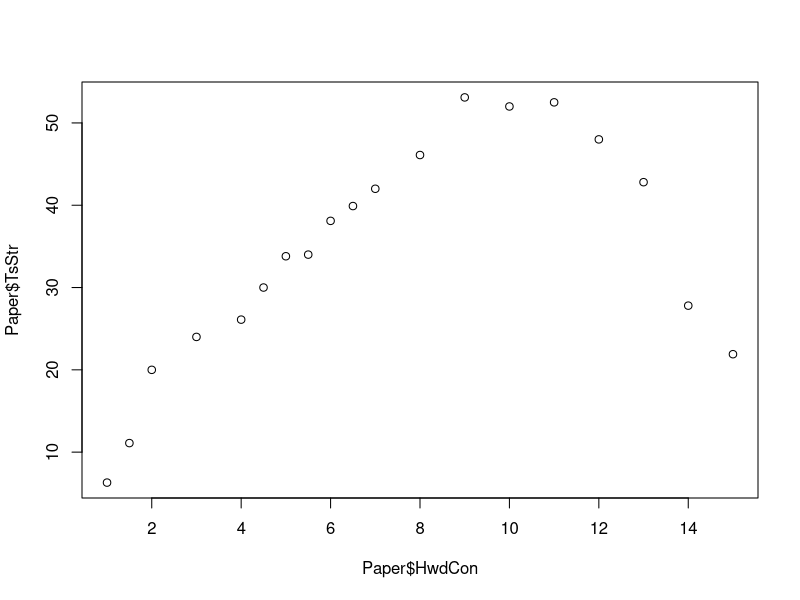
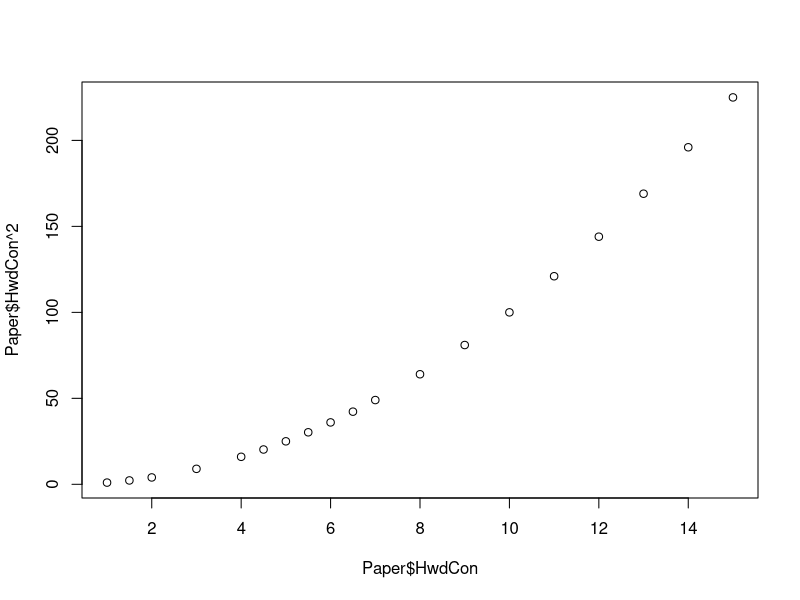
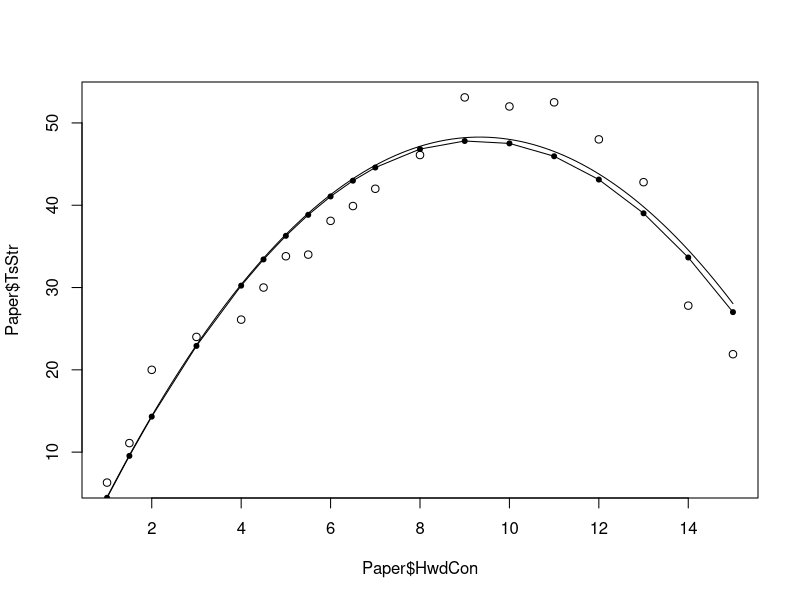
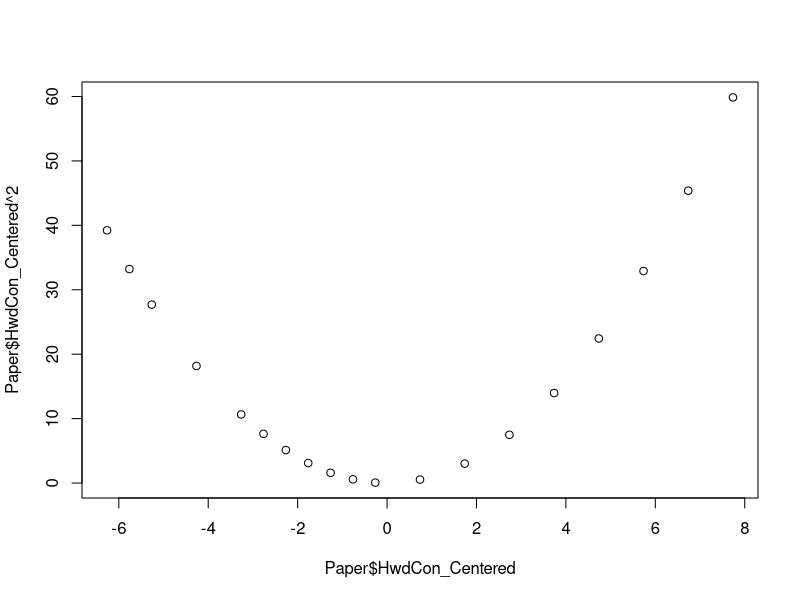
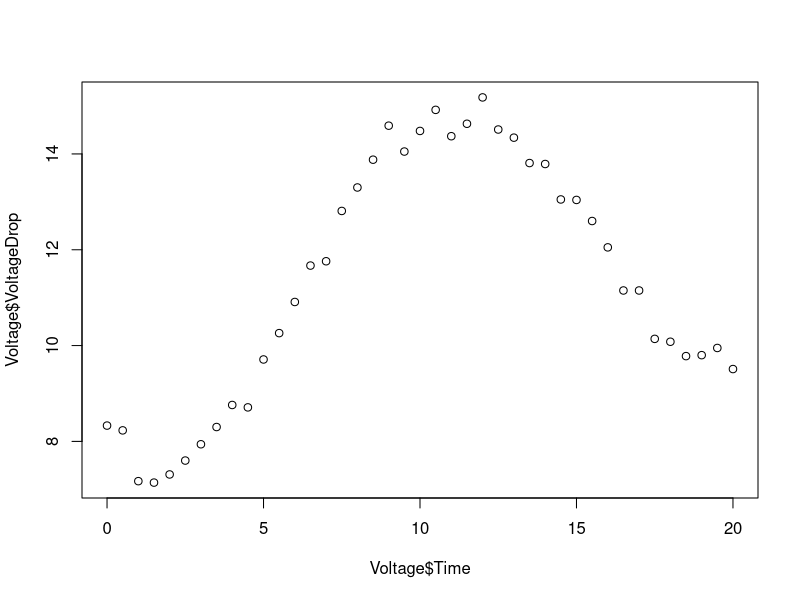
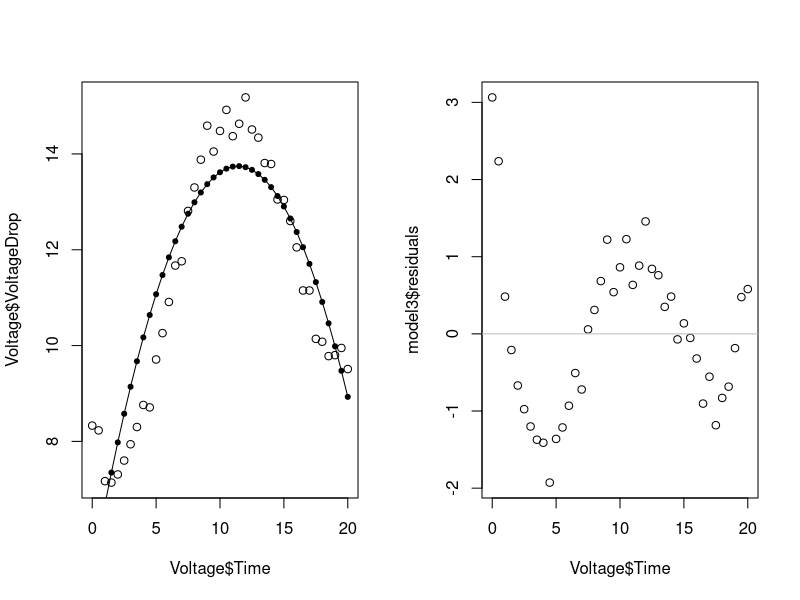
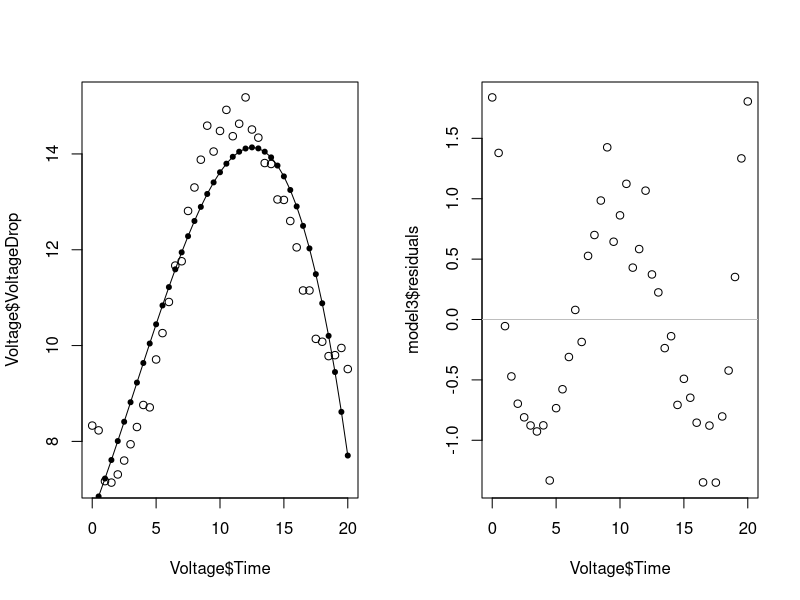
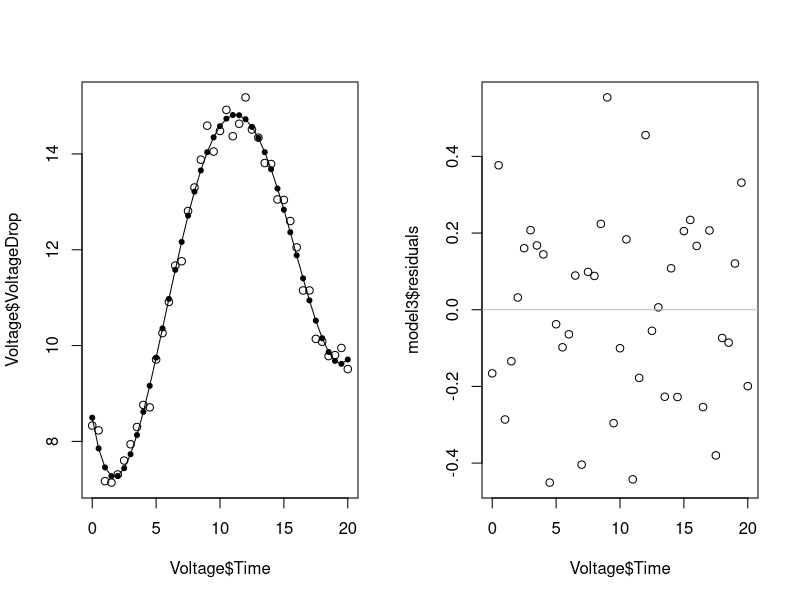

The R script that drew these images, in order:
rm(list=ls())
Paper <- read.csv("data-ex-7-1-(Hardwood).csv",h=T)
plot(Paper$HwdCon,Paper$TsStr)
# fit polynomial regression with order 2 note the function I()
model1 <- lm(Paper$TsStr ~ Paper$HwdCon+ I(Paper$HwdCon^2) ) 
summary(model1)
library(car)
vif(model1)
cor(Paper$HwdCon, Paper$HwdCon^2)
plot(Paper$HwdCon, Paper$HwdCon^2)
# plot data
plot(Paper$HwdCon,Paper$TsStr)
curve(-6.6+11.76*x-0.63*x^2,add=TRUE)
# plot the fitted values using dots
points(Paper$HwdCon,model1$fitted.values,pch=20)

# plot the fitted values using a line
points(Paper$HwdCon,model1$fitted.values,type="l")

# center the observations
Paper$HwdCon_Centered=Paper$HwdCon-mean(Paper$HwdCon)
model2 <- lm(Paper$TsStr ~ Paper$HwdCon_Centered+ I(Paper$HwdCon_Centered^2) ) 
summary(model2)
library(car)
vif(model2)
cor(Paper$HwdCon_Centered, Paper$HwdCon_Centered^2)
plot(Paper$HwdCon_Centered, Paper$HwdCon_Centered^2)

# example 7.2
Voltage <- read.csv("data-ex-7-2-(Voltage-Drop).csv",h=T)
# visualize data
plot(Voltage$Time,Voltage$VoltageDrop)
# build polynomial regression
model3=lm(Voltage$VoltageDrop~Voltage$Time+I(Voltage$Time^2))
# plot fitted values
par(mfrow=c(1,2))
plot(Voltage$Time,Voltage$VoltageDrop)
points(Voltage$Time,model3$fitted.values,pch=20)
points(Voltage$Time,model3$fitted.values,type="l")
plot(Voltage$Time,model3$residuals)
abline(h=0,col="grey")
# build polynomial regression
model3=lm(Voltage$VoltageDrop~Voltage$Time+I(Voltage$Time^2)+I(Voltage$Time^3))
par(mfrow=c(1,2))
plot(Voltage$Time,Voltage$VoltageDrop)
points(Voltage$Time,model3$fitted.values,pch=20)
points(Voltage$Time,model3$fitted.values,type="l")
plot(Voltage$Time,model3$residuals)
abline(h=0,col="grey")
# build polynomial regression
model3=lm(Voltage$VoltageDrop~Voltage$Time+I(Voltage$Time^2)+I(Voltage$Time^3)+I(Voltage$Time^4))
par(mfrow=c(1,2))
plot(Voltage$Time,Voltage$VoltageDrop)
points(Voltage$Time,model3$fitted.values,pch=20)
points(Voltage$Time,model3$fitted.values,type="l")
plot(Voltage$Time,model3$residuals)
abline(h=0,col="grey")





# example 7.2
Voltage <- read.csv("data-ex-7-2-(Voltage-Drop).csv",h=T)
# visualize data
plot(Voltage$Time,Voltage$VoltageDrop)
# build polynomial regression
model3=lm(Voltage$VoltageDrop~Voltage$Time+I(Voltage$Time^2))
# plot fitted values
points(Voltage$Time,model3$fitted.values,pch=20)
points(Voltage$Time,model3$fitted.values,type="l")
# residual plot
plot(model3$fitted.values,model3$residuals)
abline(h=0)




library(splines)
# quadratic term
Voltage$x2 <- Voltage$Time^2
# qubic term
Voltage$x3 <- Voltage$Time^3
# knot at 6.5
Voltage$x65 <- ifelse ((Voltage$Time>6.5), (Voltage$Time-6.5)^3, 0)
# knot at 13
Voltage$x13 <- ifelse ((Voltage$Time>13), (Voltage$Time-13)^3, 0)
# fit spline regression
model4 <- lm(Voltage$VoltageDrop ~ Voltage$Time+Voltage$x2+Voltage$x3+Voltage$x65+Voltage$x13)
summary(model4)

# check the fit
par(mfrow=c(1,2))
plot(Voltage$Time,Voltage$VoltageDrop)
points(Voltage$Time,model4$fitted.values,pch=20)
points(Voltage$Time,model4$fitted.values,type="l")
# residual plot
plot(model4$fitted.values,model4$residuals)
abline(h=0)




